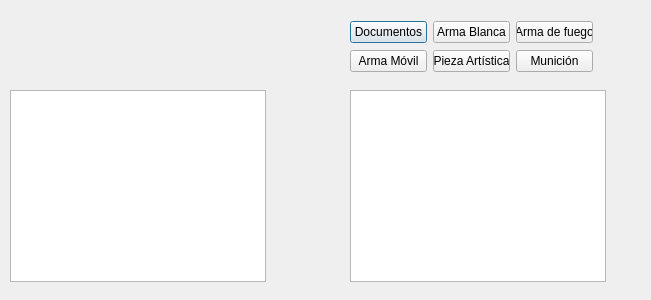
<?xml version="1.0" encoding="UTF-8"?>
<ui version="4.0">
 <class>DialogReportes</class>
 <widget class="QDialog" name="DialogReportes">
  <property name="geometry">
   <rect>
    <x>0</x>
    <y>0</y>
    <width>651</width>
    <height>300</height>
   </rect>
  </property>
  <property name="windowTitle">
   <string>Dialog</string>
  </property>
  <widget class="QTableWidget" name="tableWidget">
   <property name="geometry">
    <rect>
     <x>10</x>
     <y>90</y>
     <width>256</width>
     <height>192</height>
    </rect>
   </property>
  </widget>
  <widget class="QTableWidget" name="tableWidget_2">
   <property name="geometry">
    <rect>
     <x>350</x>
     <y>90</y>
     <width>256</width>
     <height>192</height>
    </rect>
   </property>
  </widget>
  <widget class="QWidget" name="">
   <property name="geometry">
    <rect>
     <x>350</x>
     <y>20</y>
     <width>243</width>
     <height>54</height>
    </rect>
   </property>
   <layout class="QGridLayout" name="gridLayout">
    <item row="0" column="0">
     <widget class="QPushButton" name="pushButton">
      <property name="text">
       <string>Documentos</string>
      </property>
     </widget>
    </item>
    <item row="0" column="1">
     <widget class="QPushButton" name="pushButton_2">
      <property name="text">
       <string>Arma Blanca</string>
      </property>
     </widget>
    </item>
    <item row="0" column="2">
     <widget class="QPushButton" name="pushButton_3">
      <property name="text">
       <string>Arma de fuego</string>
      </property>
     </widget>
    </item>
    <item row="1" column="0">
     <widget class="QPushButton" name="pushButton_4">
      <property name="text">
       <string>Arma Móvil</string>
      </property>
     </widget>
    </item>
    <item row="1" column="1">
     <widget class="QPushButton" name="pushButton_5">
      <property name="text">
       <string>Pieza Artística</string>
      </property>
     </widget>
    </item>
    <item row="1" column="2">
     <widget class="QPushButton" name="pushButton_6">
      <property name="text">
       <string>Munición</string>
      </property>
     </widget>
    </item>
   </layout>
  </widget>
 </widget>
 <resources/>
 <connections/>
</ui>
